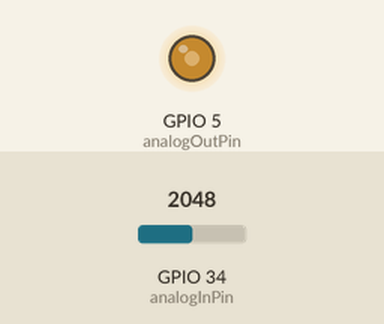
Recording of a sketch running on a simulated ESP32. Parts: output pins drawn as LEDs (lit = HIGH). The inputs (shaded band) are chosen by the test bench; at power-on: GPIO 34 (analogInPin) = 2048. What the sketch prints to the serial monitor is not drawn.

Above: at 1.2 s.
1.3 s: GPIO 34 (analogInPin) set to 2866
At 2.5 s:
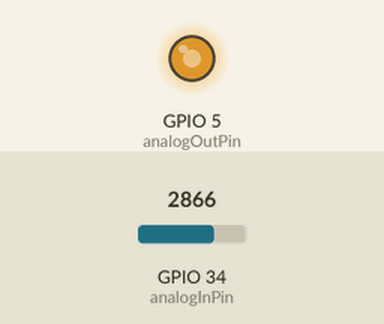
2.8 s: GPIO 34 (analogInPin) set to 3603
At 3.6 s:
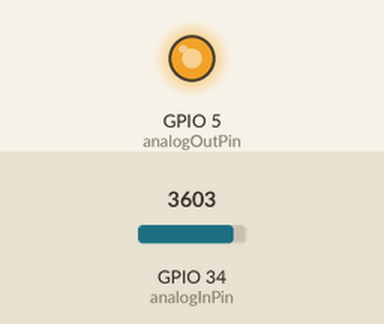
4.3 s: GPIO 34 (analogInPin) set to 491
At 4.7 s:
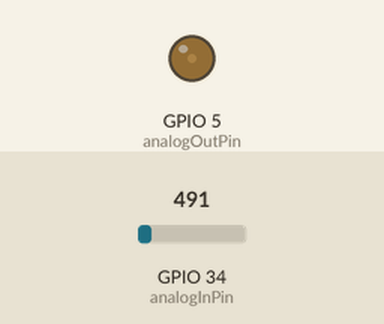
5.8 s: GPIO 34 (analogInPin) set to 0
At 7.0 s:
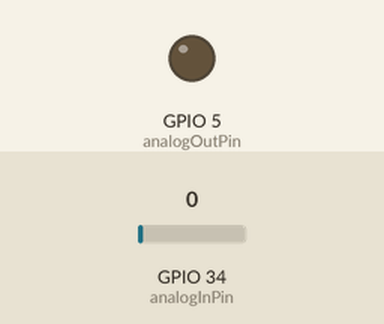
7.3 s: GPIO 34 (analogInPin) set to 2047
At 8.3 s:
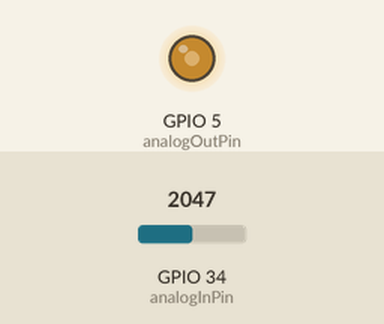
Timing chart, 0 to 9.8 s (numbered marks = the images above; inputs shaded):
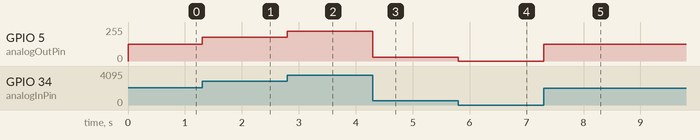

The sketch:

Mengatur_Cahaya_Led_dengan_Potensio.ino
```cpp
#include <Arduino.h>
#include <analogWrite.h>

const int analogInPin = 34;       // Analog input pin dimana potentiometer akan terhubung
const int analogOutPin = 5;       // Analog output pin dimana LED akan terhubung

// mengatur pengaturan PWM
const int freq = 5000;
const int ledChannel = 0;         // PWM channel
const int resolution = 8;         // resolution

int sensorValue = 0;
int outputValue = 0;

void setup() {
  // membaca nilai potensio
  // nilai output akan dikirimkan ke AnalogOut

  Serial.begin(115200);           // komunikasi serial diatur pada baudrate 115200

  // mengkonfigurasi LED PWM
  ledcSetup(ledChannel, freq, resolution);

  // menghubungkan Channel ke GPIO untuk dihubungkan
  ledcAttachPin(analogOutPin, ledChannel);
}

void loop() {
  sensorValue = analogRead(analogInPin);            // membaca nilai analog
  outputValue = map(sensorValue, 0, 4095, 0, 255);  // map untuk range nilai analog
  analogWrite(analogOutPin, outputValue);           // atur nilai analogOut

  // tampilkan hasilnya ke serial monitor
  Serial.print("sensor = ");
  Serial.print(sensorValue);
  Serial.print("\t output = ");
  Serial.println(outputValue);


  // tunggu 2 miliseconds sebelum loop selanjutnya untuk ADC
  delay(2);
}
```

Measured:
- after the input at 1.3 s, GPIO 5 (analogOutPin): 127/255 → 178/255 at once
- after the input at 2.8 s, GPIO 5 (analogOutPin): 178/255 → 224/255 at once
- after the input at 4.3 s, GPIO 5 (analogOutPin): 224/255 → 30/255 at once
- after the input at 5.8 s, GPIO 5 (analogOutPin): 30/255 → 0/255 at once
- after the input at 7.3 s, GPIO 5 (analogOutPin): 0/255 → 127/255 at once
